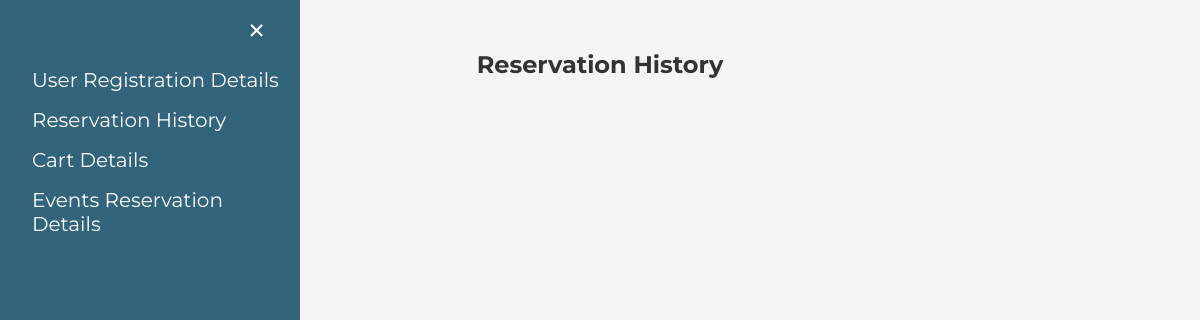
Before: /admin_dashboard/unicorn_reservation_data with the older database file.
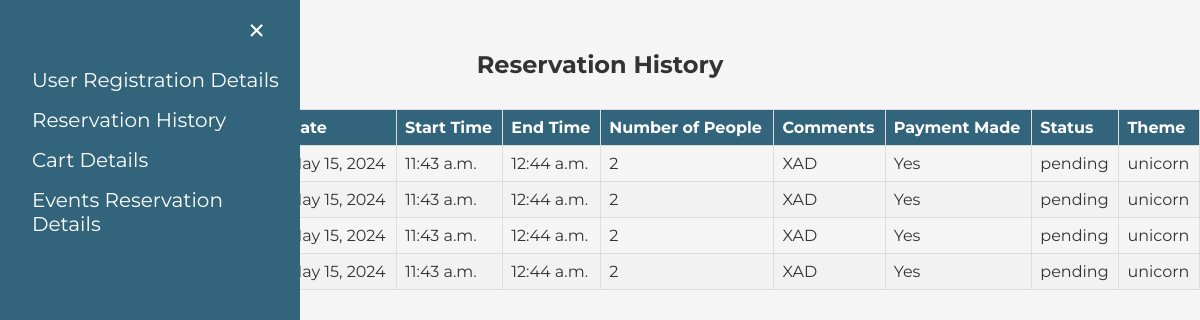
After: the same page with the newer database file.
### OneByteFood/models.py (models this page shows)
class birthday_theme_reservation(models.Model):
    id = models.AutoField(primary_key=True)
    name = models.CharField(max_length=100)
    phone = models.CharField(max_length=20)
    date = models.DateField()
    start_time = models.TimeField()
    end_time = models.TimeField()
    num_people = models.IntegerField()
    comments = models.TextField()
    payment_made = models.BooleanField(default=False)
    status = models.CharField(max_length=50, default='pending')
    theme = models.CharField(max_length=50,default='unicorn')

### OneByteFood/views.py (the view)
# urls.py: path('admin_dashboard/unicorn_reservation_data', onebytefood_views.reservationAdminTheme, name='admin_reservation_details'),
def reservationAdminTheme(request):
    reservations_data = birthday_theme_reservation.objects.all()
    return render(request, 'authentication/unicorn_reservation_data.html', context={'reservations_data': reservations_data})

### templates/authentication/unicorn_reservation_data.html (shortened to what this page needs)
<!DOCTYPE html>
<html lang="en">
<head>
</head>
<body>
    <div id="mySidenav" class="sidenav">
        <a href="javascript:void(0)" class="closebtn" onclick="closeNav()">&times;</a>
        <a href="http://127.0.0.1:8000/admin_dashboard/user_details/">User Registration Details</a>
        <a href="http://127.0.0.1:8000/admin_dashboard/reservation_history/">Reservation History</a>
        <a href="#">Cart Details</a>
        <a href="http://127.0.0.1:8000/admin_dashboard/unicorn_reservation_data">Events Reservation Details</a>
    </div>
    <div class="history-container">
        <section class="history" id="history">
            <h2 class="section-title">Reservation History</h2>
            {% if reservations_data %}
            <table class="history-table">
                <thead>
                    <tr>
                        <th>Name</th>
                        <th>Phone Number</th>
                        <th>Date</th>
                        <th>Start Time</th>
                        <th>End Time</th>
                        <th>Number of People</th>
                        <th>Comments</th>
                        <th>Payment Made</th>
                        <th>Status</th>
                        <th>Theme</th>
                    </tr>
                </thead>
                <tbody>
                    {% for reservation in reservations_data %}
                    <tr>
                        <td>{{ reservation.name }}</td>
                        <td>{{ reservation.phone }}</td>
                        <td>{{ reservation.date }}</td>
                        <td>{{ reservation.start_time }}</td>
                        <td>{{ reservation.end_time }}</td>
                        <td>{{ reservation.num_people }}</td>
                        <td>{{ reservation.comments }}</td>
                        <td>{% if reservation.payment_made %}Yes{% else %}No{% endif %}</td>
                        <td>{{ reservation.status }}</td>
                        <td>{{ reservation.theme }}</td>
                    </tr>
                    {% endfor %}
                </tbody>
            </table>
            {% else %}
            <h4 class="validation">No previous reservations.</h4>
            {% endif %}
        </section>
    </div>
</body>
</html>

### templates/authentication/unicorn_reservation_data.html (style rules this page uses)
* { margin: 0; padding: 0; box-sizing: border-box; font-family: 'Montserrat', sans-serif; }
body { font-family: Montserrat, sans-serif; margin: 0; padding: 0; box-sizing: border-box; background-color: #f5f5f5; color: #333; }
table { width: 100%; border-collapse: collapse; margin-top: 20px; }
th, td { border: 1px solid #ddd; padding: 8px; text-align: left; }
th { background-color: #32657C; color: #fff; }
tr:nth-child(even) { background-color: #f2f2f2; }
.sidenav { height: 100%; width: 300px; position: fixed; z-index: 1; top: 0; left: 0; background-color: #32657C; overflow-x: hidden; padding-top: 60px; transition: 0.5s; }
.sidenav a { padding: 8px 8px 8px 32px; text-decoration: none; font-size: 20px; color: #ffffff; display: block; transition: 0.3s; }
.sidenav .closebtn { position: absolute; top: 0; right: 25px; font-size: 36px; margin-left: 50px; }
.section-title { text-align: center; margin-bottom: 30px; }
.history-container { margin-top: 50px; padding-bottom: 200px; }
.history-table { border-collapse: collapse; width: 100%; border: 1px solid #1e1d1d; }
.history-table th, .history-table td { border: 1px solid #ddd; padding: 8px; text-align: left; }
.history-table th { background-color: #32657C; color: #FFF; }

Changed rows visible on the page:
added birthday_theme_reservation: date "May 15, 2024", start_time "11:43 a.m.", end_time "12:44 a.m.", num_people "2", comments "XAD", payment_made "Yes", status "pending", theme "unicorn"
added birthday_theme_reservation: date "May 15, 2024", start_time "11:43 a.m.", end_time "12:44 a.m.", num_people "2", comments "XAD", payment_made "Yes", status "pending", theme "unicorn"
added birthday_theme_reservation: date "May 15, 2024", start_time "11:43 a.m.", end_time "12:44 a.m.", num_people "2", comments "XAD", payment_made "Yes", status "pending", theme "unicorn"
added birthday_theme_reservation: date "May 15, 2024", start_time "11:43 a.m.", end_time "12:44 a.m.", num_people "2", comments "XAD", payment_made "Yes", status "pending", theme "unicorn"
Other visible differences:
text now shown: "Date Start Time End Time Number of People Comments Payment Made Status Theme"
